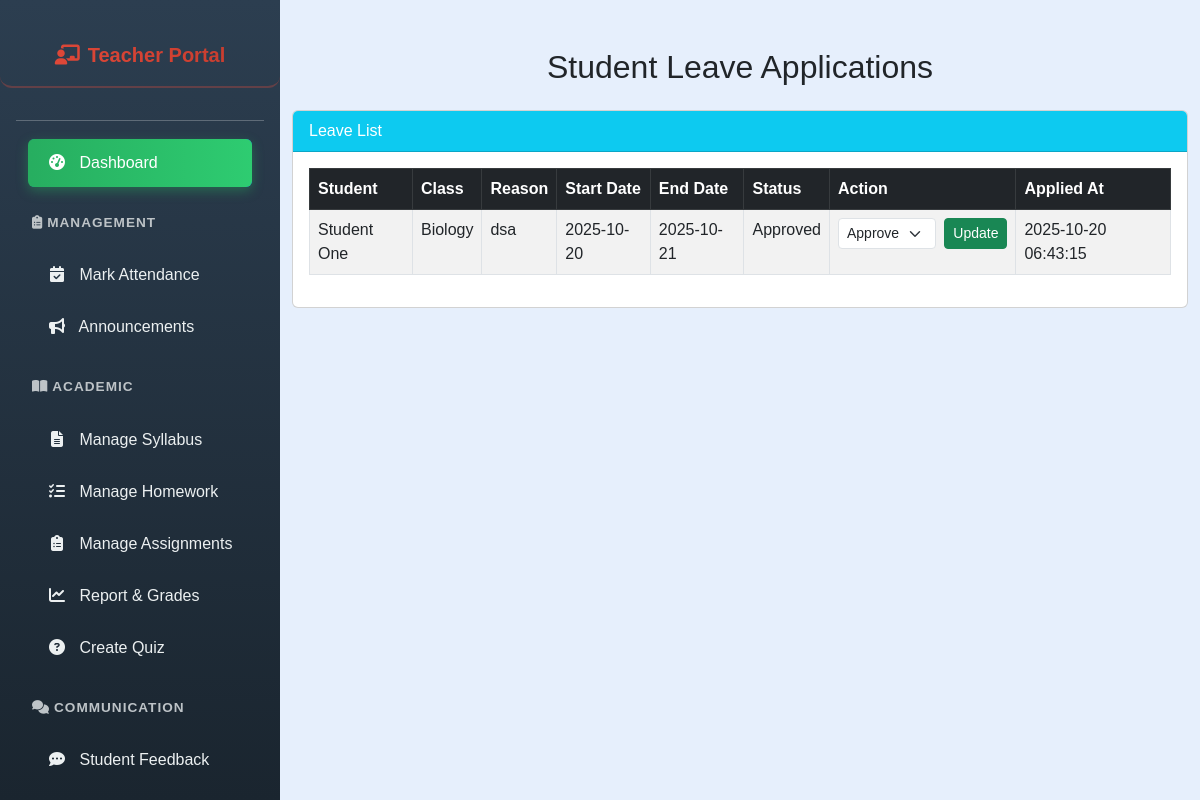
The page /teacher/teacher_leave.php (signed in) on the database its author committed.
### tables this page shows
CREATE TABLE `leave_applications` (
  `leave_id` int(11) NOT NULL,
  `student_id` int(11) NOT NULL,
  `class_id` int(11) NOT NULL,
  `reason` text NOT NULL,
  `start_date` date NOT NULL,
  `end_date` date NOT NULL,
  `status` enum('Pending','Approved','Rejected') DEFAULT 'Pending',
  `applied_at` timestamp NOT NULL DEFAULT current_timestamp(),
  `reviewed_by` int(11) DEFAULT NULL
);

CREATE TABLE `users` (
  `user_id` int(11) NOT NULL,
  `usertype` enum('Teacher','Student') NOT NULL,
  `first_name` varchar(50) NOT NULL,
  `last_name` varchar(50) NOT NULL,
  `email` varchar(100) NOT NULL,
  `password_hash` varchar(255) NOT NULL,
  `gender` enum('Male','Female','Other') NOT NULL,
  `dob` date NOT NULL,
  `contact_number` varchar(20) DEFAULT NULL,
  `address` text DEFAULT NULL,
  `profile_picture` varchar(255) DEFAULT NULL,
  `class_id` int(11) DEFAULT NULL,
  `created_at` datetime DEFAULT current_timestamp(),
  `updated_at` datetime DEFAULT current_timestamp() ON UPDATE current_timestamp()
);

CREATE TABLE `classes` (
  `class_id` int(11) NOT NULL,
  `class_name` varchar(50) NOT NULL,
  `section` varchar(10) NOT NULL,
  `created_at` datetime DEFAULT current_timestamp()
);

### teacher/teacher_leave.php (the view, shortened to what this page needs)
<?php
include('../config.php');
$teacher_id = $_SESSION["user_id"];
$leaves = [];
$query = "
    SELECT l.*, u.first_name, u.last_name, c.class_name
    FROM leave_applications l
    JOIN users u ON l.student_id = u.user_id
    JOIN classes c ON l.class_id = c.class_id
    WHERE c.class_id IN (SELECT class_id FROM users WHERE user_id=?)
    ORDER BY l.applied_at DESC
";
$stmt = $conn->prepare($query);
$stmt->bind_param("i", $teacher_id);
$stmt->execute();
$result = $stmt->get_result();
while ($row = $result->fetch_assoc()) $leaves[] = $row;
?>
<!DOCTYPE html>
<html lang="en">
<head>
<link href="https://cdn.jsdelivr.net/npm/bootstrap@5.3.0/dist/css/bootstrap.min.css" rel="stylesheet" />
</head>
<body style="margin-left:280px; background-color:#e6effc;">
<?php include('teacher_sidebar.php'); ?>
<div class="container mt-5 mb-5">
    <h2 class="mb-4 text-center">Student Leave Applications</h2>
    <div class="card">
        <div class="card-header bg-info text-white">Leave List</div>
        <div class="card-body table-responsive">
            <table class="table table-bordered table-striped">
                <thead class="table-dark">
                    <tr>
                        <th>Student</th>
                        <th>Class</th>
                        <th>Reason</th>
                        <th>Start Date</th>
                        <th>End Date</th>
                        <th>Status</th>
                        <th>Action</th>
                        <th>Applied At</th>
                    </tr>
                </thead>
                <tbody>
                    <?php if ($leaves): ?>
                        <?php foreach ($leaves as $lv): ?>
                            <tr>
                                <td><?= htmlspecialchars($lv['first_name'] . ' ' . $lv['last_name']) ?></td>
                                <td><?= htmlspecialchars($lv['class_name']) ?></td>
                                <td><?= htmlspecialchars($lv['reason']) ?></td>
                                <td><?= htmlspecialchars($lv['start_date']) ?></td>
                                <td><?= htmlspecialchars($lv['end_date']) ?></td>
                                <td><?= htmlspecialchars($lv['status']) ?></td>
                                <td>
                                    <form method="POST" class="d-flex">
                                        <select name="status" class="form-select form-select-sm me-2">
                                            <option value="Approved" <?= $lv['status']=='Approved'?'selected':'' ?>>Approved</option>
                                        </select>
                                        <button type="submit" class="btn btn-sm btn-success">Update</button>
                                    </form>
                                </td>
                                <td><?= htmlspecialchars($lv['applied_at']) ?></td>
                            </tr>
                        <?php endforeach; ?>
                    <?php else: ?>
                        <tr><td colspan="8" class="text-center">No leave applications available.</td></tr>
                    <?php endif; ?>
                </tbody>
            </table>
        </div>
    </div>
</div>
</body>
</html>

### teacher/teacher_sidebar.php (style rules this page uses)
body { font-family: Arial, sans-serif; background-color: #e6effc; margin-left: 280px; overflow-x: hidden; }

### rows shown on the page
leave_applications: users.first_name+last_name "Student One", class.class_name "Biology", reason "dsa", start_date "2025-10-20", end_date "2025-10-21", status "Approved", applied_at "2025-10-20 06:43:15"
